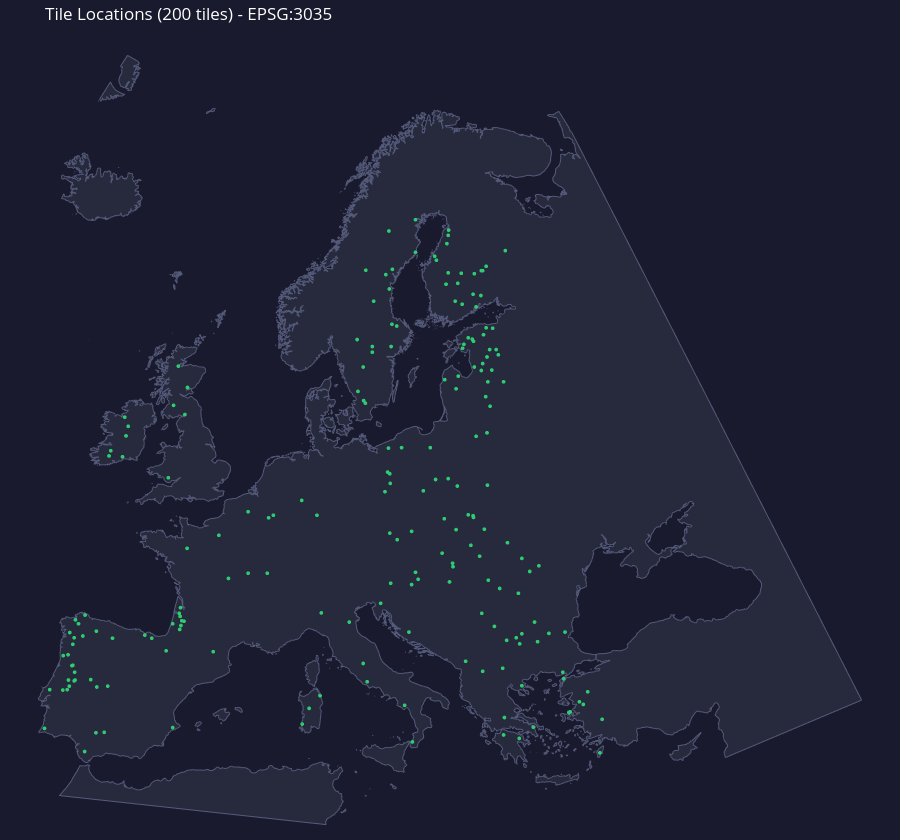

Notebook cell for this chart:
### Code cell
import glob
import json

import geopandas as gpd
import numpy as np
import plotly.graph_objects as go
from pyproj import Transformer

TILE_M = 2560
LAND = "https://naturalearth.s3.amazonaws.com/10m_physical/ne_10m_land.zip"   # 10 m coastline
EUROPE_BBOX = (-25, 34, 45, 72)  # min_lon, min_lat, max_lon, max_lat

recs = []
for path in glob.glob("data/test_tiles/*/metadata.json"):
    with open(path) as f:
        meta = json.load(f)
    b = meta["bounds"]
    recs.append((meta["tile_id"], (b["min_lon"] + b["max_lon"]) / 2, (b["min_lat"] + b["max_lat"]) / 2))
print(f"Loaded {len(recs)} tiles")
ids, lons, lats = zip(*recs)

# tile centres -> EPSG:3035 metres; tiles are drawn as true TILE_M squares in that CRS
cx, cy = Transformer.from_crs(4326, 3035, always_xy=True).transform(lons, lats)
cx, cy = np.asarray(cx), np.asarray(cy)
h = TILE_M / 2
sx, sy = [], []
for x, y in zip(cx, cy):
    sx += [x - h, x + h, x + h, x - h, x - h, None]
    sy += [y - h, y - h, y + h, y + h, y - h, None]

# land: clip in lon/lat first (keeps the big Eurasia polygon small), then project
land = gpd.read_file(LAND).clip(EUROPE_BBOX).to_crs(3035).explode(index_parts=False)
land["geometry"] = land.geometry.simplify(200)
lx, ly = [], []
for g in land.geometry:
    if g.geom_type == "Polygon":
        x, y = g.exterior.xy
        lx += list(x) + [None]
        ly += list(y) + [None]

fig = go.Figure()
fig.add_trace(go.Scattergl(x=lx, y=ly, fill="toself", fillcolor="#27293d",
                           line=dict(color="#555b7a", width=1), hoverinfo="skip", showlegend=False))
fig.add_trace(go.Scattergl(x=sx, y=sy, fill="toself", fillcolor="rgba(46,204,113,0.35)",
                           line=dict(color="#2ecc71", width=1), hoverinfo="skip", showlegend=False))
fig.add_trace(go.Scattergl(
    x=cx, y=cy, mode="markers", marker=dict(size=4, color="#2ecc71"), text=ids,
    hovertemplate="%{text}<br>x: %{x:.0f} m<br>y: %{y:.0f} m<extra></extra>", showlegend=False))

# view: all of the clipped land (so Scandinavia isn't cut off) plus every tile
lx0, ly0, lx1, ly1 = land.total_bounds
xr = [min(lx0, cx.min() - h), max(lx1, cx.max() + h)]
yr = [min(ly0, cy.min() - h), max(ly1, cy.max() + h)]
padx, pady = 0.02 * (xr[1] - xr[0]), 0.02 * (yr[1] - yr[0])
xr, yr = [xr[0] - padx, xr[1] + padx], [yr[0] - pady, yr[1] + pady]
fig.update_layout(
    title=f"Tile Locations ({len(recs)} tiles) - EPSG:3035",
    xaxis=dict(range=xr, visible=False),
    yaxis=dict(range=yr, visible=False, scaleanchor="x", scaleratio=1),  # 1 m = 1 m on both axes
    plot_bgcolor="#1a1a2e", paper_bgcolor="#1a1a2e", font=dict(color="white"),
    width=900, height=int(900 * (yr[1] - yr[0]) / (xr[1] - xr[0])),
    margin=dict(l=0, r=0, t=40, b=0),
)
fig.show()

### Figure 1 — Plotly figure (JSON) as saved in the notebook; plotly's stock layout.template omitted (floating-point values rounded to 4 significant figures; data arrays with more than 128 entries replaced by an {"elided": "..."} marker saying what was removed)
{"data": [{"fill": "toself", "fillcolor": "#27293d", "hoverinfo": "skip", "line": {"color": "#555b7a", "width": 1}, "showlegend": false, "type": "scattergl", "x": {"elided": "51179 float values"}, "y": {"elided": "51179 float values"}}, {"fill": "toself", "fillcolor": "rgba(46,204,113,0.35)", "hoverinfo": "skip", "line": {"color": "#2ecc71", "width": 1}, "showlegend": false, "type": "scattergl", "x": {"elided": "1200 float values"}, "y": {"elided": "1200 float values"}}, {"hovertemplate": "%{text}<br>x: %{x:.0f} m<br>y: %{y:.0f} m<extra></extra>", "marker": {"color": "#2ecc71", "size": 4}, "mode": "markers", "showlegend": false, "text": {"elided": "200 str values"}, "type": "scattergl", "x": {"elided": "200 float values"}, "y": {"elided": "200 float values"}}], "layout": {"font": {"color": "white"}, "height": 840, "margin": {"b": 0, "l": 0, "r": 0, "t": 40}, "paper_bgcolor": "#1a1a2e", "plot_bgcolor": "#1a1a2e", "title": {"text": "Tile Locations (200 tiles) - EPSG:3035"}, "width": 900, "xaxis": {"range": [2539000.0, 7566000.0], "visible": false}, "yaxis": {"range": [1128000.0, 5826000.0], "scaleanchor": "x", "scaleratio": 1, "visible": false}}}
